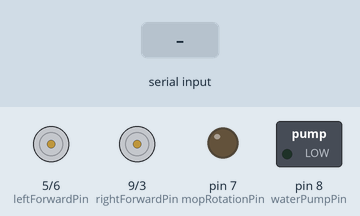
Simulated run of this sketch. Board: Arduino Uno, built with avr-gcc and run on an emulated ATmega328P. Shown: motor-driver pin pairs drawn as motors (green arrow = first pin HIGH = forward, orange = second pin HIGH = backward, longer = more drive), switched loads named in the sketch (green lamp = pin HIGH), output pins drawn as LEDs (lit = HIGH). The inputs (shaded band) are chosen by the test bench.

Above: at 1.2 s.
1.3 s: "F" received over the second serial link
At 2.3 s:
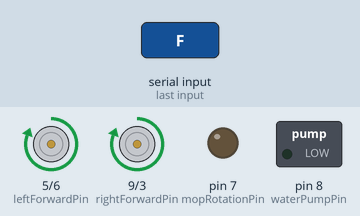
2.8 s: "B" received over the second serial link
At 3.4 s:
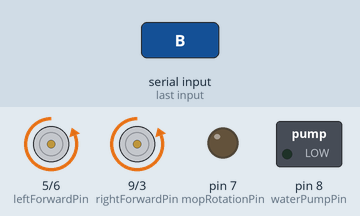
4.3 s: "L" received over the second serial link
At 5.5 s:
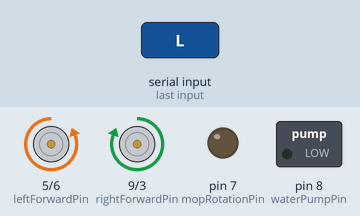
5.8 s: "R" received over the second serial link
At 6.9 s:
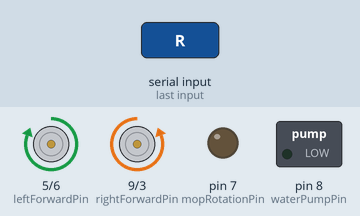
7.3 s: "P" received over the second serial link
At 8.0 s:
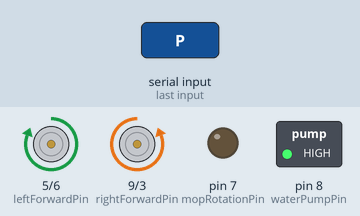
8.8 s: "M" received over the second serial link
At 9.2 s:
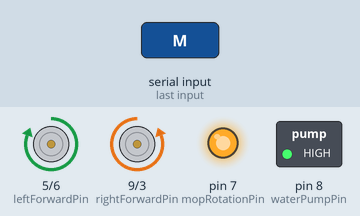
Timing chart, 0 to 11.3 s (numbered marks = the images above; inputs shaded):
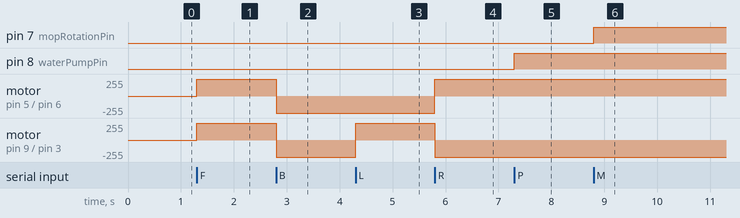

Measured:
- after the input at 1.3 s, motor on pin 5 (leftForwardPin) / pin 6 (leftBackwardPin), motor on pin 9 (rightForwardPin) / pin 3 (rightBackwardPin): stopped → forward 255/255 at once
- after the input at 2.8 s, motor on pin 5 (leftForwardPin) / pin 6 (leftBackwardPin), motor on pin 9 (rightForwardPin) / pin 3 (rightBackwardPin): forward 255/255 → backward 255/255 at once
- after the input at 4.3 s, motor on pin 9 (rightForwardPin) / pin 3 (rightBackwardPin): backward 255/255 → forward 255/255 at once
- after the input at 5.8 s, motor on pin 5 (leftForwardPin) / pin 6 (leftBackwardPin): backward 255/255 → forward 255/255 at once; motor on pin 9 (rightForwardPin) / pin 3 (rightBackwardPin): forward 255/255 → backward 255/255 at once
- after the input at 7.3 s, pin 8 (waterPumpPin): LOW → HIGH at once
- after the input at 8.8 s, pin 7 (mopRotationPin): LOW → HIGH at once

The sketch:

MOP.ino
```cpp
#include <SoftwareSerial.h>
SoftwareSerial BTSerial(10, 11); // RX, TX

// Define motor pins
int leftForwardPin = 5;
int leftBackwardPin = 6;
int rightForwardPin = 9;
int rightBackwardPin = 3;
int waterPumpPin = 8;
int mopRotationPin = 7;

void setup() {
  // Set motor pins as output
  pinMode(leftForwardPin, OUTPUT);
  pinMode(leftBackwardPin, OUTPUT);
  pinMode(rightForwardPin, OUTPUT);
  pinMode(rightBackwardPin, OUTPUT);
  pinMode(waterPumpPin, OUTPUT);
  pinMode(mopRotationPin, OUTPUT);

  // Set up Bluetooth serial communication
  BTSerial.begin(9600);
}

void loop() {
  // Check if there is data available from the Bluetooth app
  if (BTSerial.available()) {
    // Read the incoming data
    char command = BTSerial.read();

    // Control motors based on the received command
    if (command == 'F') { // Forward
      digitalWrite(leftForwardPin, HIGH);
      digitalWrite(leftBackwardPin, LOW);
      digitalWrite(rightForwardPin, HIGH);
      digitalWrite(rightBackwardPin, LOW);
    } else if (command == 'B') { // Backward
      digitalWrite(leftForwardPin, LOW);
      digitalWrite(leftBackwardPin, HIGH);
      digitalWrite(rightForwardPin, LOW);
      digitalWrite(rightBackwardPin, HIGH);
    } else if (command == 'L') { // Left
      digitalWrite(leftForwardPin, LOW);
      digitalWrite(leftBackwardPin, HIGH);
      digitalWrite(rightForwardPin, HIGH);
      digitalWrite(rightBackwardPin, LOW);
    } else if (command == 'R') { // Right
      digitalWrite(leftForwardPin, HIGH);
      digitalWrite(leftBackwardPin, LOW);
      digitalWrite(rightForwardPin, LOW);
      digitalWrite(rightBackwardPin, HIGH);
    } else if (command == 'P') { // Water Pump
      digitalWrite(waterPumpPin, HIGH);
    } else if (command == 'M') { // Mop Rotation
      digitalWrite(mopRotationPin, HIGH);
    } else if (command == 'S') { // Stop
      digitalWrite(leftForwardPin, LOW);
      digitalWrite(leftBackwardPin, LOW);
      digitalWrite(rightForwardPin, LOW);
      digitalWrite(rightBackwardPin, LOW);
      digitalWrite(waterPumpPin, LOW);
      digitalWrite(mopRotationPin, LOW);
    }
  }
}
```
